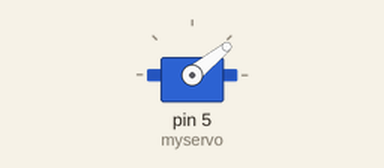
Simulated run of this sketch. Board: Arduino Uno, built with avr-gcc and run on an emulated ATmega328P. Parts: servo. What the sketch prints to the serial monitor is not drawn.

Above: at 0.05 s.
At 0.5 s:
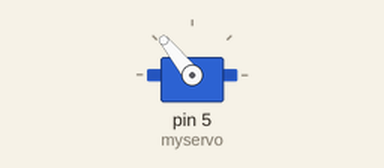
At 1.35 s:
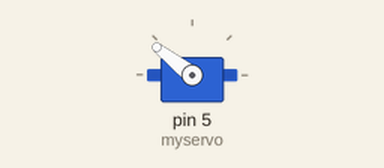
At 2.7 s:
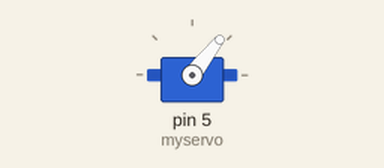
Timing chart, 0 to 7.0 s (numbered marks = the images above):
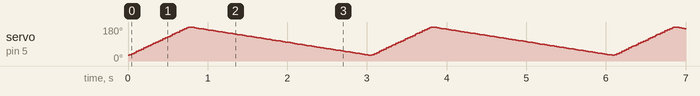

The sketch:

Servo.ino
```cpp
#include <EEPROM.h>

#include <Wire.h>
#include <Servo.h>
Servo myservo;


void setup()
{
  Serial.begin(9600);
  myservo.attach(5);
}

void loop()
{

  Serial.print("a");
  int pos=0;
   for(pos = 30; pos>=60; pos-=10)
   {
     myservo.write(pos);
     delay(15);
   }


  for(pos = 30; pos <= 180; pos += 3) // goes from 0 degrees to 180 degrees
  {                                  // in steps of 1 degree
    myservo.write(pos);              // tell servo to go to position in variable 'pos'
    delay(15);                       // waits 15ms for the servo to reach the position
  }

  for(pos = 180; pos>=30; pos-=1)     // goes from 180 degrees to 0 degrees
  {
    myservo.write(pos);              // tell servo to go to position in variable 'pos'
    delay(15);                       // waits 15ms for the servo to reach the position
  }
}
```
